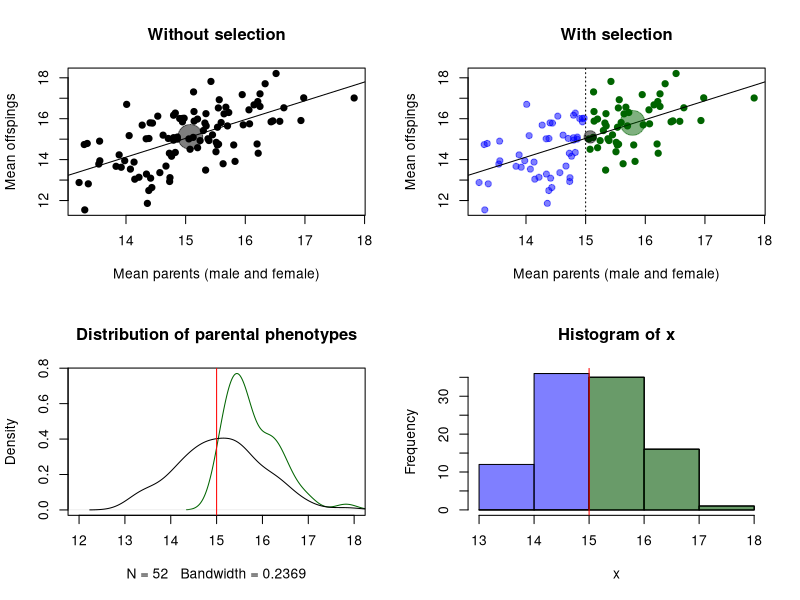

This figure's R source:
# set.seed(12345)
par(mfrow = c(2,2))
x = rnorm(100, 15, 1)
y = x + rnorm(length(x), 0, 1)

# Each dot represent a family (mean from mom and dad (x), and mean of all offsprings traits (regardless of the number of offspings). 
# BUT the evolution is shown in the MEAN of the cloud of points
plot(y~x, pch =19, main = "Without selection",
     xlab = "Mean parents (male and female)",
     ylab = "Mean offspings")
lm.out=lm(y~x)
abline(lm.out)
points(mean(x),mean(y), 
       col = scales::alpha("black",.5), 
       pch =19, cex = 4)
h.s.event = 15
x.hs = x[x>h.s.event]
y.hs = y[x>h.s.event]
plot(y~x, #pch =19, 
     col = "red",
     main = "With selection",
     type = "n",
     xlab = "Mean parents (male and female)",
     ylab = "Mean offspings")
points(y.hs~x.hs, pch =19, col = "darkgreen", bg = "darkgreen")
points(y[x<=h.s.event]~x[x<=h.s.event], pch =21, 
       col = scales::alpha("blue",.5), bg = scales::alpha("blue",.5))
abline(lm.out)
abline(v = h.s.event, lty = 3)

points(mean(x.hs),mean(y.hs), 
       col = scales::alpha("darkgreen",.5), 
       pch =19,cex = 4)

points(mean(x),mean(y), 
       col = scales::alpha("black",.5), 
       pch =19,cex = 2)

plot(density(x.hs),col ="darkgreen",
     xlim = c(12,18),
     main = "Distribution of parental phenotypes")
lines(density(x),col = "black")
abline(v = h.s.event, col = "red")

breaks = seq(floor(min(x)),ceiling(max(x)),1)
x.hist = hist(x, breaks=breaks, col = scales::alpha("blue",.5))
x.hs.hist = hist(x.hs, add=TRUE, breaks=breaks)
plot(x.hs.hist, col = scales::alpha("darkgreen",.5), add = TRUE)
abline(v = h.s.event, col = "red")


